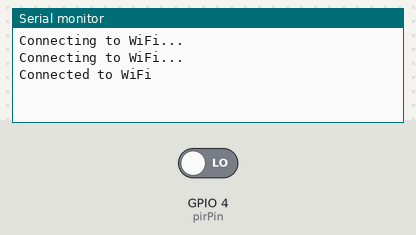
This sketch was run on a simulated ESP32. Shown: the last lines printed to the serial monitor. The inputs (shaded band) are chosen by the test bench; at power-on: GPIO 4 (pirPin) LOW. WiFi joins after 1.5 s; servers stay silent unless stated.

Above: at 3.2 s.
3.3 s: GPIO 4 (pirPin) driven HIGH
At 5.4 s:
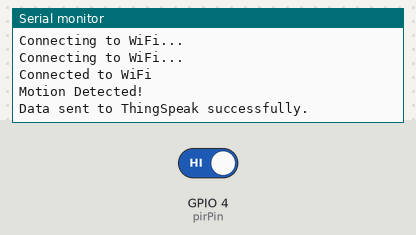
5.8 s: GPIO 4 (pirPin) driven LOW
At 6.52 s:
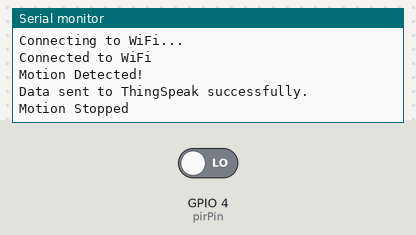

The sketch:

PIR_Sensor_Thingspeak.ino
```cpp
#include <WiFi.h>
#include <ThingSpeak.h>

const char* ssid = "realme 3i";
const char* password = "thepunisher";
const char* thingSpeakApiKey = "HOIGPGYQPL1PJY3J";
const long channelID = 2318108;

const int pirPin = 4;  // PIR sensor input pin

bool motionDetected = false;

WiFiClient client;

void setup() {
  pinMode(pirPin, INPUT);

  Serial.begin(115200);
  delay(10);

  // Connect to Wi-Fi
  WiFi.begin(ssid, password);
  while (WiFi.status() != WL_CONNECTED) {
    delay(1000);
    Serial.println("Connecting to WiFi...");
  }
  Serial.println("Connected to WiFi");

  ThingSpeak.begin(client);
}

void loop() {
  int pirValue = digitalRead(pirPin);

  if (pirValue == HIGH) {
    if (!motionDetected) {
      Serial.println("Motion Detected!");
      motionDetected = true;
      // Send data to ThingSpeak
      sendToThingSpeak(1);
    }
  } else {
    if (motionDetected) {
      Serial.println("Motion Stopped");
      motionDetected = false;
      // Send data to ThingSpeak
      sendToThingSpeak(0);
    }
  }

  delay(1000);  // Adjust the delay as needed
}

void sendToThingSpeak(int motion) {
  ThingSpeak.setField(1, motion);
  int status = ThingSpeak.writeFields(channelID, thingSpeakApiKey);

  if (status == 200) {
    Serial.println("Data sent to ThingSpeak successfully.");
  } else {
    Serial.println("Failed to send data to ThingSpeak. Status code: " + String(status));
  }
}
```

Measured:
- after the input at 3.3 s, the serial monitor: prints a new line after 0.71 s (image 1)
- after the input at 5.8 s, the serial monitor: prints a new line after 0.51 s (image 2)
